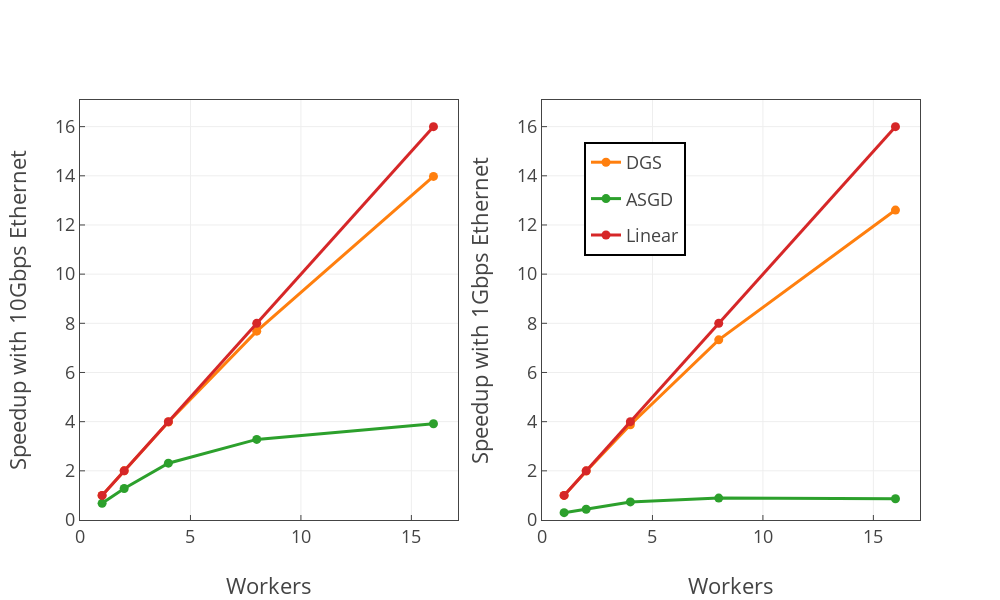

The cell this chart's notebook holds for it:
### Code cell
# speed up

def speedup_subplot(x,datas1,labels1,datas2,labels2):
    grid = make_subplots(rows=1, cols=2)
    go_data = []
    color_idx=0
    for data,label in zip(datas1,labels1):
        tmp = go.Scatter(
            x=x,
            y=data,
            legendgroup=label,
            name=label,
            marker=dict(
                color=colors[color_idx],
            ),
            text='Speedup with 10Gbps Ethernet'
        )
        grid.append_trace(tmp,row=1,col=1)
        go_data.append(tmp)
        color_idx+=1
    color_idx=0
    for data,label in zip(datas2,labels2):
        tmp = go.Scatter(
            x=x ,
            y=data,
            legendgroup=label,
            name=label,
            showlegend = False,
            marker=dict(
                color=colors[color_idx],
            ),
        )
        grid.append_trace(tmp,row=1,col=2)
        go_data.append(tmp)
        color_idx+=1
    grid.update_layout(height=600,width=1000,template="presentation",
                       xaxis={'title':'Workers','mirror':True,'ticks':'inside','showline':True,'rangemode':"tozero"},
                       yaxis={'title':'Speedup with 10Gbps Ethernet','mirror':True,'ticks':'inside','showline':True,'rangemode':"tozero",},
                       xaxis2={'title':'Workers','mirror':True,'ticks':'inside','showline':True,'rangemode':"tozero"},
                       yaxis2={'title':'Speedup with 1Gbps Ethernet','mirror':True,'ticks':'inside','showline':True,'rangemode':"tozero"},
                       legend=dict(x=0.6,y=0.9,bordercolor='#000000',
        borderwidth=2))
    py.iplot(grid)
    pio.write_image(grid, 'speedup_sub_plot.pdf',scale=2)
    
def cal_speedup(x,comm,cal):
    print(np.array(0.338/(comm+cal)*x))
    return np.array(0.338/(comm+cal)*x)
#x: 1 2 4 8 16

x = np.array([1,2,4,8,16])
DGS_10gbps_cal = np.array([0.330,0.330,0.331,0.344,0.375])
DGS_10gbps_comm = np.array([0.008,0.008,0.008,0.008,0.012])
DGS_1gbps_comm= np.array([0.008,0.010,0.018,0.025,0.054])
ASGD_10gbps_comm = np.array([0.169,0.197,0.254,0.481,1.007]) # overhead in here
ASGD_1gbps_comm =np.array([0.803,1.22,1.51,2.69,5.88])

datas1 = [cal_speedup(x,DGS_10gbps_comm,DGS_10gbps_cal),cal_speedup(x,ASGD_10gbps_comm,DGS_10gbps_cal),x]
datas2 = [cal_speedup(x,DGS_1gbps_comm,DGS_10gbps_cal),cal_speedup(x,ASGD_1gbps_comm,DGS_10gbps_cal),x]
speedup_subplot(x,datas1,['DGS','ASGD','Linear'],datas2,['DGS','ASGD','Linear'])

### Figure 1 — Plotly figure (JSON) as saved in the notebook; plotly's stock layout.template omitted (floating-point values rounded to 4 significant figures)
{"data": [{"legendgroup": "DGS", "marker": {"color": "#ff7f0e"}, "name": "DGS", "text": "Speedup with 10Gbps Ethernet", "type": "scatter", "x": [1, 2, 4, 8, 16], "xaxis": "x", "y": [1, 2, 3.988, 7.682, 13.97], "yaxis": "y"}, {"legendgroup": "ASGD", "marker": {"color": "#2ca02c"}, "name": "ASGD", "text": "Speedup with 10Gbps Ethernet", "type": "scatter", "x": [1, 2, 4, 8, 16], "xaxis": "x", "y": [0.6774, 1.283, 2.311, 3.278, 3.913], "yaxis": "y"}, {"legendgroup": "Linear", "marker": {"color": "#d62728"}, "name": "Linear", "text": "Speedup with 10Gbps Ethernet", "type": "scatter", "x": [1, 2, 4, 8, 16], "xaxis": "x", "y": [1, 2, 4, 8, 16], "yaxis": "y"}, {"legendgroup": "DGS", "marker": {"color": "#ff7f0e"}, "name": "DGS", "showlegend": false, "type": "scatter", "x": [1, 2, 4, 8, 16], "xaxis": "x2", "y": [1, 1.988, 3.874, 7.328, 12.61], "yaxis": "y2"}, {"legendgroup": "ASGD", "marker": {"color": "#2ca02c"}, "name": "ASGD", "showlegend": false, "type": "scatter", "x": [1, 2, 4, 8, 16], "xaxis": "x2", "y": [0.2983, 0.4361, 0.7344, 0.8912, 0.8646], "yaxis": "y2"}, {"legendgroup": "Linear", "marker": {"color": "#d62728"}, "name": "Linear", "showlegend": false, "type": "scatter", "x": [1, 2, 4, 8, 16], "xaxis": "x2", "y": [1, 2, 4, 8, 16], "yaxis": "y2"}], "layout": {"height": 600, "legend": {"bordercolor": "#000000", "borderwidth": 2, "x": 0.6, "y": 0.9}, "width": 1000, "xaxis": {"anchor": "y", "domain": [0, 0.45], "mirror": true, "rangemode": "tozero", "showline": true, "ticks": "inside", "title": {"text": "Workers"}}, "xaxis2": {"anchor": "y2", "domain": [0.55, 1], "mirror": true, "rangemode": "tozero", "showline": true, "ticks": "inside", "title": {"text": "Workers"}}, "yaxis": {"anchor": "x", "domain": [0, 1], "mirror": true, "rangemode": "tozero", "showline": true, "ticks": "inside", "title": {"text": "Speedup with 10Gbps Ethernet"}}, "yaxis2": {"anchor": "x2", "domain": [0, 1], "mirror": true, "rangemode": "tozero", "showline": true, "ticks": "inside", "title": {"text": "Speedup with 1Gbps Ethernet"}}}}
